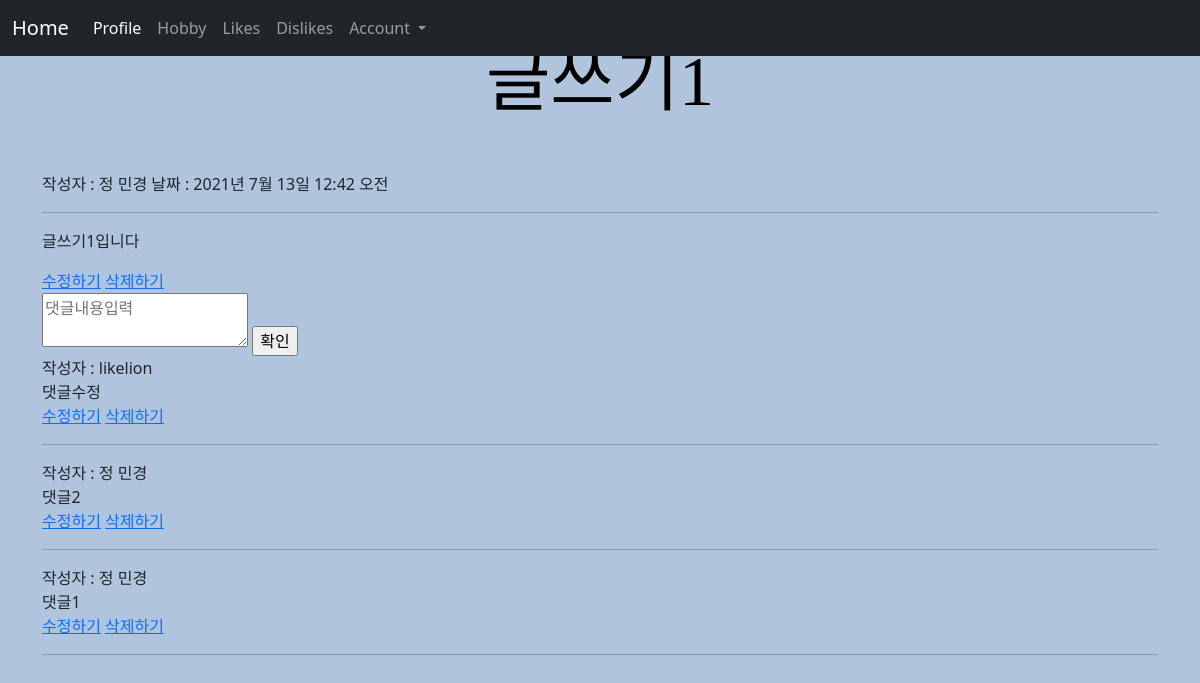
The page /1 on the database its author committed.
### main/models.py (models this page shows, shortened)
class Post(models.Model):
    id = models.AutoField(primary_key=True)
    title = models.CharField(max_length=200)
    writer = models.ForeignKey(User, on_delete=models.CASCADE)
    pub_date = models.DateTimeField()
    body = models.TextField()
    image=models.ImageField(upload_to = "post/", blank=True, null=True)

class Comment(models.Model):
    content = models.TextField()
    writer = models.ForeignKey(User, on_delete=models.CASCADE)
    post = models.ForeignKey(Post, on_delete=models.CASCADE, related_name='comments')
    created_at = models.DateTimeField(auto_now_add = True)
    updated_at = models.DateTimeField(auto_now = True)

### main/views.py (the view)
# urls.py: path('<str:id>',detail, name="detail"),
def detail(request,id):
    post = get_object_or_404(Post, pk = id)
    all_comments = post.comments.all().order_by('-created_at')
    return render(request, 'main/detail.html',{'post':post, 'comments':all_comments})

### main/templates/main/detail.html (shortened to what this page needs)
{% extends 'base.html' %}
{% load static %}
{% block content %}
<h1>{{post.title}}</h1>
{% if post.writer %}
{% if 'user' in post.writer.username %}
작성자 : {{ post.writer.last_name }} {{ post.writer.first_name }}
{% else %}
작성자 : {{ post.writer }}
{% endif %}
{% else %}
작성자 : 알 수 없음
{% endif %}
날짜 : {{post.pub_date}}
<hr>
<p>{{post.body}}</p>
<a href="{%url 'main:edit' post.id%}">수정하기</a>
<a href="{%url 'main:delete' post.id%}">삭제하기</a>
<div>
    <form action="{%url 'main:create_comment' post.id%}" method="POST">
    	<textarea name="content" placeholder="댓글내용입력"></textarea>
    	<input type="submit" value="확인">
    </form>
</div>
<div>
    {% for comment in comments %}
    <div>
        {% if comment.writer %}
        {% if 'user' in comment.writer.username %}
        작성자 : {{ comment.writer.last_name }} {{ comment.writer.first_name }}
        {% else %}
        작성자 : {{ comment.writer }}
        {% endif %}
        {% else %}
        작성자 : 알 수 없음
        {% endif %}<br>
        {{comment.content}}<br>
        <a href="{%url 'main:edit_comment' comment.id%}">수정하기</a>
        <a href="{%url 'main:delete_comment' comment.id%}">삭제하기</a>
        <br><hr>
    </div>
    {%endfor%}
</div>
{% endblock %}

### sns_project/static/css/project.css (style rules this page uses)
body { background-color: lightsteelblue; }
h1 { font-family: Georgia, 'Times New Roman', Times, serif; font-size: 70px; color: black; text-align: center; padding-top: 40px; padding-bottom: 40px; }

### rows shown on the page
Post: title "글쓰기1", writer.last_name "정", writer.first_name "민경", pub_date "2021년 7월 13일 12:42 오전", body "글쓰기1입니다"
Comment: writer "likelion", content "댓글수정"
Comment: writer.last_name "정", writer.first_name "민경", content "댓글2"
Comment: writer.last_name "정", writer.first_name "민경", content "댓글1"
